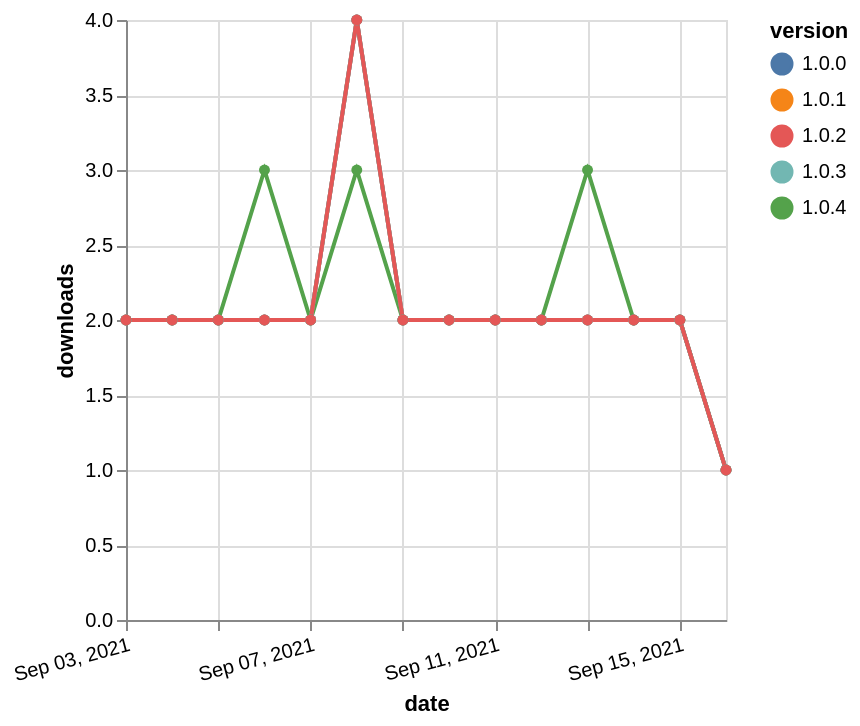

The specification (Vega-Lite) saved for this image:
### Vega-Lite specification from a JSON file in a GitHub repository (floating-point values rounded to 4 significant figures)
{"$schema": "https://vega.github.io/schema/vega-lite/v5.json", "description": "A simple bar chart with embedded data.", "data": {"values": [{"date": "2021-09-03", "total": 2117, "delta": 2, "version": "1.0.4"}, {"date": "2021-09-04", "total": 2119, "delta": 2, "version": "1.0.4"}, {"date": "2021-09-05", "total": 2121, "delta": 2, "version": "1.0.4"}, {"date": "2021-09-06", "total": 2124, "delta": 3, "version": "1.0.4"}, {"date": "2021-09-07", "total": 2126, "delta": 2, "version": "1.0.4"}, {"date": "2021-09-08", "total": 2129, "delta": 3, "version": "1.0.4"}, {"date": "2021-09-09", "total": 2131, "delta": 2, "version": "1.0.4"}, {"date": "2021-09-10", "total": 2133, "delta": 2, "version": "1.0.4"}, {"date": "2021-09-11", "total": 2135, "delta": 2, "version": "1.0.4"}, {"date": "2021-09-12", "total": 2137, "delta": 2, "version": "1.0.4"}, {"date": "2021-09-13", "total": 2140, "delta": 3, "version": "1.0.4"}, {"date": "2021-09-14", "total": 2142, "delta": 2, "version": "1.0.4"}, {"date": "2021-09-15", "total": 2144, "delta": 2, "version": "1.0.4"}, {"date": "2021-09-16", "total": 2145, "delta": 1, "version": "1.0.4"}, {"date": "2021-09-03", "total": 2759, "delta": 2, "version": "1.0.1"}, {"date": "2021-09-04", "total": 2761, "delta": 2, "version": "1.0.1"}, {"date": "2021-09-05", "total": 2763, "delta": 2, "version": "1.0.1"}, {"date": "2021-09-06", "total": 2765, "delta": 2, "version": "1.0.1"}, {"date": "2021-09-07", "total": 2767, "delta": 2, "version": "1.0.1"}, {"date": "2021-09-08", "total": 2771, "delta": 4, "version": "1.0.1"}, {"date": "2021-09-09", "total": 2773, "delta": 2, "version": "1.0.1"}, {"date": "2021-09-10", "total": 2775, "delta": 2, "version": "1.0.1"}, {"date": "2021-09-11", "total": 2777, "delta": 2, "version": "1.0.1"}, {"date": "2021-09-12", "total": 2779, "delta": 2, "version": "1.0.1"}, {"date": "2021-09-13", "total": 2781, "delta": 2, "version": "1.0.1"}, {"date": "2021-09-14", "total": 2783, "delta": 2, "version": "1.0.1"}, {"date": "2021-09-15", "total": 2785, "delta": 2, "version": "1.0.1"}, {"date": "2021-09-16", "total": 2786, "delta": 1, "version": "1.0.1"}, {"date": "2021-09-03", "total": 2789, "delta": 2, "version": "1.0.0"}, {"date": "2021-09-04", "total": 2791, "delta": 2, "version": "1.0.0"}, {"date": "2021-09-05", "total": 2793, "delta": 2, "version": "1.0.0"}, {"date": "2021-09-06", "total": 2795, "delta": 2, "version": "1.0.0"}, {"date": "2021-09-07", "total": 2797, "delta": 2, "version": "1.0.0"}, {"date": "2021-09-08", "total": 2801, "delta": 4, "version": "1.0.0"}, {"date": "2021-09-09", "total": 2803, "delta": 2, "version": "1.0.0"}, {"date": "2021-09-10", "total": 2805, "delta": 2, "version": "1.0.0"}, {"date": "2021-09-11", "total": 2807, "delta": 2, "version": "1.0.0"}, {"date": "2021-09-12", "total": 2809, "delta": 2, "version": "1.0.0"}, {"date": "2021-09-13", "total": 2811, "delta": 2, "version": "1.0.0"}, {"date": "2021-09-14", "total": 2813, "delta": 2, "version": "1.0.0"}, {"date": "2021-09-15", "total": 2815, "delta": 2, "version": "1.0.0"}, {"date": "2021-09-16", "total": 2816, "delta": 1, "version": "1.0.0"}, {"date": "2021-09-03", "total": 2649, "delta": 2, "version": "1.0.3"}, {"date": "2021-09-04", "total": 2651, "delta": 2, "version": "1.0.3"}, {"date": "2021-09-05", "total": 2653, "delta": 2, "version": "1.0.3"}, {"date": "2021-09-06", "total": 2655, "delta": 2, "version": "1.0.3"}, {"date": "2021-09-07", "total": 2657, "delta": 2, "version": "1.0.3"}, {"date": "2021-09-08", "total": 2661, "delta": 4, "version": "1.0.3"}, {"date": "2021-09-09", "total": 2663, "delta": 2, "version": "1.0.3"}, {"date": "2021-09-10", "total": 2665, "delta": 2, "version": "1.0.3"}, {"date": "2021-09-11", "total": 2667, "delta": 2, "version": "1.0.3"}, {"date": "2021-09-12", "total": 2669, "delta": 2, "version": "1.0.3"}, {"date": "2021-09-13", "total": 2671, "delta": 2, "version": "1.0.3"}, {"date": "2021-09-14", "total": 2673, "delta": 2, "version": "1.0.3"}, {"date": "2021-09-15", "total": 2675, "delta": 2, "version": "1.0.3"}, {"date": "2021-09-16", "total": 2676, "delta": 1, "version": "1.0.3"}, {"date": "2021-09-03", "total": 2770, "delta": 2, "version": "1.0.2"}, {"date": "2021-09-04", "total": 2772, "delta": 2, "version": "1.0.2"}, {"date": "2021-09-05", "total": 2774, "delta": 2, "version": "1.0.2"}, {"date": "2021-09-06", "total": 2776, "delta": 2, "version": "1.0.2"}, {"date": "2021-09-07", "total": 2778, "delta": 2, "version": "1.0.2"}, {"date": "2021-09-08", "total": 2782, "delta": 4, "version": "1.0.2"}, {"date": "2021-09-09", "total": 2784, "delta": 2, "version": "1.0.2"}, {"date": "2021-09-10", "total": 2786, "delta": 2, "version": "1.0.2"}, {"date": "2021-09-11", "total": 2788, "delta": 2, "version": "1.0.2"}, {"date": "2021-09-12", "total": 2790, "delta": 2, "version": "1.0.2"}, {"date": "2021-09-13", "total": 2792, "delta": 2, "version": "1.0.2"}, {"date": "2021-09-14", "total": 2794, "delta": 2, "version": "1.0.2"}, {"date": "2021-09-15", "total": 2796, "delta": 2, "version": "1.0.2"}, {"date": "2021-09-16", "total": 2797, "delta": 1, "version": "1.0.2"}]}, "width": "container", "mark": {"type": "line", "point": {"filled": true}}, "encoding": {"x": {"field": "date", "type": "temporal", "timeUnit": "yearmonthdate", "title": "date", "axis": {"labelAngle": -15}}, "y": {"field": "delta", "type": "quantitative", "title": "downloads"}, "color": {"field": "version", "type": "nominal"}, "tooltip": {"field": "delta"}}}
